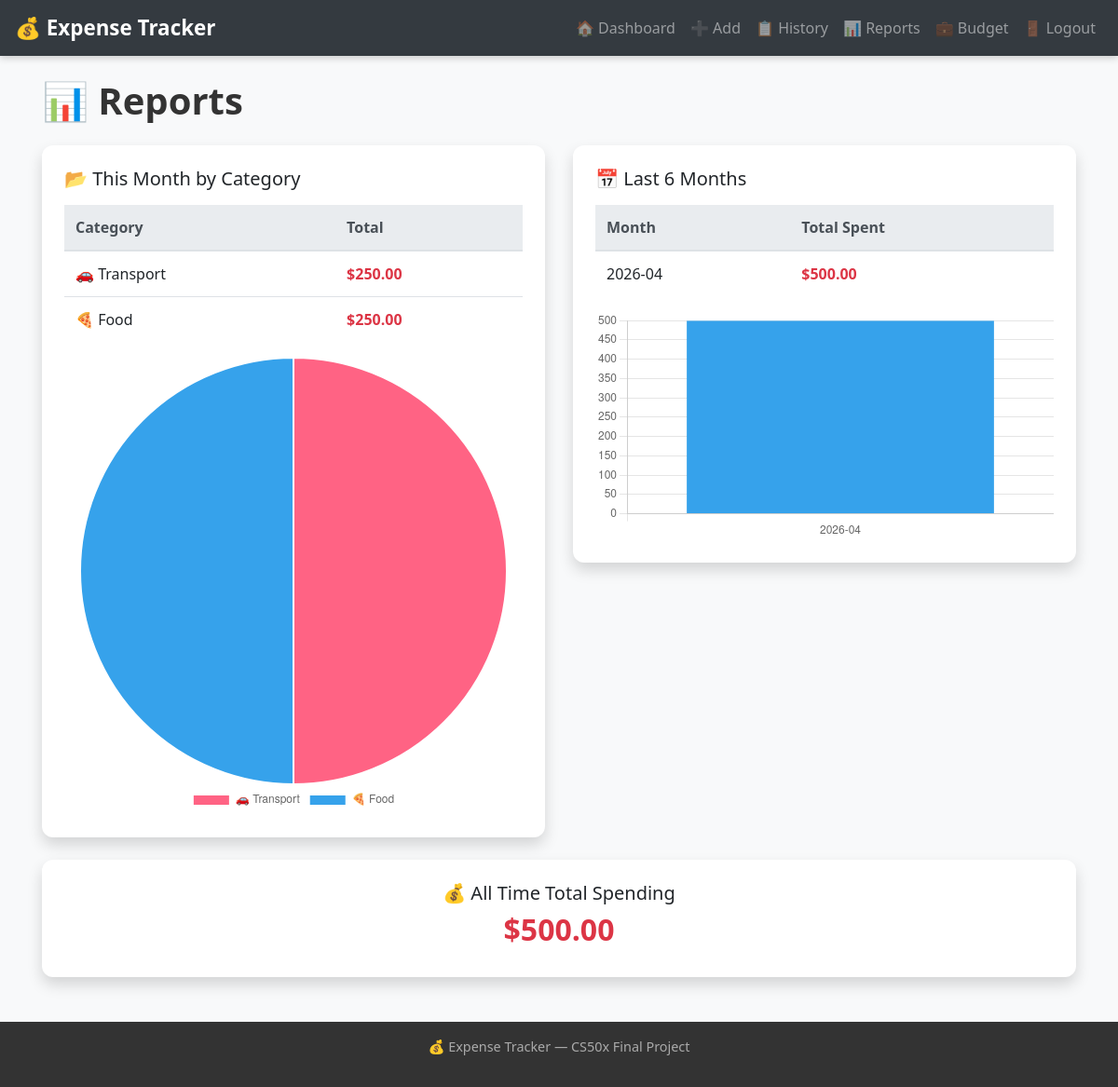
The app's page /reports (signed in) with its own data.
### tables this page shows
CREATE TABLE expenses (
    id INTEGER PRIMARY KEY AUTOINCREMENT,
    user_id INTEGER NOT NULL,
    amount REAL NOT NULL,
    category TEXT NOT NULL,
    note TEXT,
    date TEXT NOT NULL,
    FOREIGN KEY(user_id) REFERENCES users(id)
);

### app.py (the view)
@app.route("/reports")
@login_required
def reports():
    user_id = session["user_id"]
    monthly = db.execute("""
        SELECT strftime('%Y-%m', date) AS month,
               SUM(amount) AS total
        FROM expenses
        WHERE user_id = ?
        GROUP BY month
        ORDER BY month DESC
        LIMIT 6
    """, user_id)
    by_category = db.execute("""
        SELECT category, SUM(amount) AS total
        FROM expenses
        WHERE user_id = ?
        AND strftime('%Y-%m', date) = strftime('%Y-%m', 'now')
        GROUP BY category
        ORDER BY total DESC
    """, user_id)
    all_time = db.execute("""
        SELECT COALESCE(SUM(amount), 0) AS total
        FROM expenses
        WHERE user_id = ?
    """, user_id)[0]["total"]
    return render_template("reports.html",
                           monthly=monthly,
                           by_category=by_category,
                           all_time=all_time)

### app.py (called while the page is built)
def login_required(f):
    @wraps(f)
    def decorated_function(*args, **kwargs):
        if session.get("user_id") is None:
            return redirect("/login")
        return f(*args, **kwargs)
    return decorated_function

### templates/reports.html (shortened to what this page needs)
{% extends "layout.html" %}
{% block content %}
<h1 class="mb-4">📊 Reports</h1>
<div class="row">
    <div class="col-md-6">
        <div class="card shadow p-4 mb-4">
            <h5 class="mb-3">📂 This Month by Category</h5>
            {% if by_category %}
            <table class="table table-hover">
                <thead class="thead-light">
                    <tr>
                        <th>Category</th>
                        <th>Total</th>
                    </tr>
                </thead>
                <tbody>
                    {% for row in by_category %}
                    <tr>
                        <td>{{ row.category }}</td>
                        <td class="text-danger font-weight-bold">
                            ${{ "%.2f"|format(row.total) }}
                        </td>
                    </tr>
                    {% endfor %}
                </tbody>
            </table>
            <canvas id="categoryChart"></canvas>
            {% else %}
            <p class="text-muted">No expenses this month yet.</p>
            {% endif %}
        </div>
    </div>
    <div class="col-md-6">
        <div class="card shadow p-4 mb-4">
            <h5 class="mb-3">📅 Last 6 Months</h5>
            {% if monthly %}
            <table class="table table-hover">
                <thead class="thead-light">
                    <tr>
                        <th>Month</th>
                        <th>Total Spent</th>
                    </tr>
                </thead>
                <tbody>
                    {% for row in monthly %}
                    <tr>
                        <td>{{ row.month }}</td>
                        <td class="text-danger font-weight-bold">
                            ${{ "%.2f"|format(row.total) }}
                        </td>
                    </tr>
                    {% endfor %}
                </tbody>
            </table>
            <canvas id="monthlyChart"></canvas>
            {% else %}
            <p class="text-muted">No data available yet.</p>
            {% endif %}
        </div>
    </div>
</div>
<div class="card shadow p-4 text-center mb-4">
    <h5>💰 All Time Total Spending</h5>
    <h2 class="text-danger">${{ "%.2f"|format(all_time) }}</h2>
</div>
{% endblock %}
{% block scripts %}
{% if by_category %}
<script>
    // Chart الكاتيجوري
    const catLabels = {{ by_category | map(attribute='category') | list | tojson }};
    const catData   = {{ by_category | map(attribute='total')    | list | tojson }};
    new Chart(document.getElementById('categoryChart'), {
        type: 'pie',
        data: {
            labels: catLabels,
            datasets: [{
                data: catData,
                backgroundColor: [
                    '#FF6384','#36A2EB','#FFCE56',
                    '#4BC0C0','#9966FF','#FF9F40',
                    '#C9CBCF','#7BC8A4'
                ]
            }]
        },
        options: {
            responsive: true,
            plugins: { legend: { position: 'bottom' } }
        }
    });
</script>
{% endif %}
{% if monthly %}
<script>
    // Chart الشهور
    const monLabels = {{ monthly | map(attribute='month') | list | tojson }};
    const monData   = {{ monthly | map(attribute='total') | list | tojson }};
    new Chart(document.getElementById('monthlyChart'), {
        type: 'bar',
        data: {
            labels: monLabels,
            datasets: [{
                label: 'Monthly Spending ($)',
                data: monData,
                backgroundColor: '#36A2EB'
            }]
        },
        options: {
            responsive: true,
            plugins: { legend: { display: false } },
            scales: { y: { beginAtZero: true } }
        }
    });
</script>
{% endif %}
{% endblock %}

### static/styles.css (style rules this page uses)
body { background-color: #f8f9fa; font-family: 'Segoe UI', Tahoma, Geneva, Verdana, sans-serif; }
h1 { color: #333; font-weight: 700; }
.card { border: none; border-radius: 12px; transition: transform 0.2s, box-shadow 0.2s; }
.table thead th { border-top: none; font-weight: 600; }
.card h2 { font-size: 2rem; font-weight: 700; }

### records on screen
expenses: category "🚗 Transport", total "250.00"
expenses: category "🍕 Food", total "250.00"

### other values on screen
{{ row.month }} "2026-04"
{{ "%.2f"|format(row.total) }} "500.00"
{{ "%.2f"|format(all_time) }} "500.00"
chart data {{ by_category | map(attribute='total')    | list | tojson }} [250.0, 250.0]
chart data {{ monthly | map(attribute='month') | list | tojson }} ["2026-04"]
chart data {{ monthly | map(attribute='total') | list | tojson }} [500.0]
